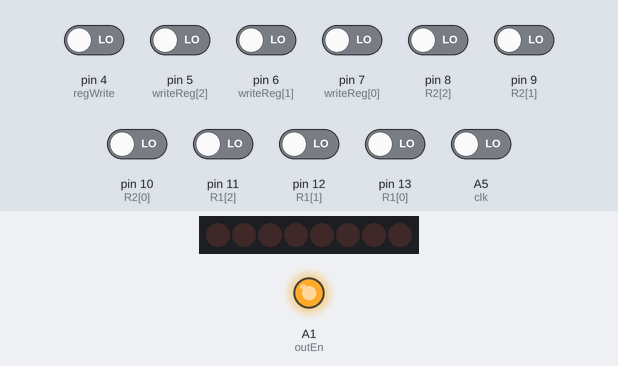
Simulated run of this sketch. Board: Arduino Uno, built with avr-gcc and run on an emulated ATmega328P. Parts: 8 shift-register outputs drawn as a row of LEDs (first output left, lit = HIGH), output pins drawn as LEDs (lit = HIGH). The test bench sets the inputs (shaded band); at power-on: A5 (clk), pin 4 (regWrite), pin 5 (writeReg[2]), pin 6 (writeReg[1]), pin 7 (writeReg[0]), pin 8 (R2[2]), pin 9 (R2[1]), pin 10 (R2[0]), pin 11 (R1[2]), pin 12 (R1[1]), pin 13 (R1[0]) LOW. Pins used as bus, display or sensor lines are not drawn.

Above: at 1.2 s.
1.3 s: A5 (clk) driven HIGH
At 2.1 s:
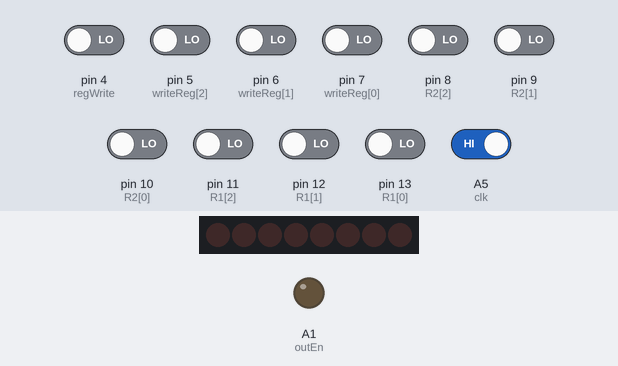
2.8 s: A5 (clk) driven LOW
At 3.3 s:
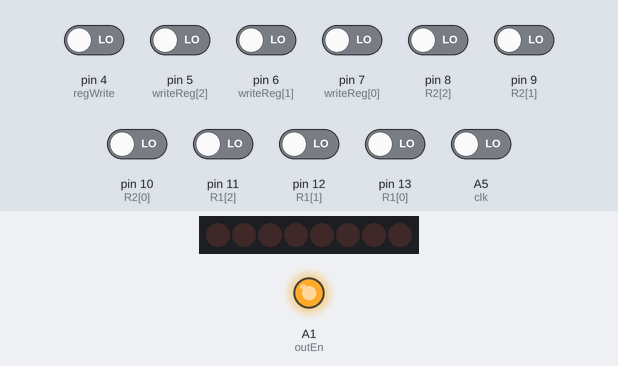
Timing chart, 0 to 5.8 s (numbered marks = the images above; inputs shaded):
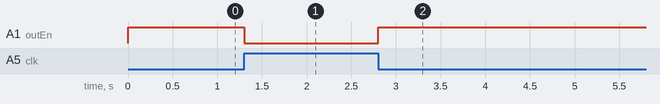

Measured:
- after the input at 1.3 s, A1 (outEn): HIGH → LOW at once
- after the input at 2.8 s, A1 (outEn): LOW → HIGH at once

The sketch:

sketch_aug23a.ino
```cpp
#define serData A0
#define outEn A1
#define latch A2
#define serClk A3

int R1[3] = {13, 12, 11};
int R2[3] = {10, 9, 8};
int writeReg[3] = {7, 6, 5};

#define regWrite 4
#define clk A5

int writeData[4] = {3, 2, 1, 0};

byte Data[8];
bool latchOutput = false;
byte reg;
bool writeFlag = false;

void setup() {
  pinMode(serData, OUTPUT);
  pinMode(outEn, OUTPUT);
  pinMode(latch, OUTPUT);
  pinMode(serClk, OUTPUT);

  for(int i = 0; i < 3; i++){
    pinMode(R1[i], INPUT);
    pinMode(R2[i], INPUT);
    pinMode(writeReg[i], INPUT);
  }

  for(int i = 0; i < 4; i++){
    pinMode(writeData[i], INPUT);
  }

  pinMode(clk, INPUT);
  pinMode(regWrite, INPUT);

  for(int i = 0; i < 8; i++){
    Data[i] = 0;
  }

   latchOutput = false;

   writeFlag = false;
}


byte a, b, c, sendData;

void loop() {

  if(digitalRead(clk)){
    delay(50);

    a = 0; //select R1
    b = 0; //select R2
    c = 0; //select writeReg

    for(int i = 0; i < 3; i++){
      a = a | (digitalRead(R1[i]) << i);
    }
    for(int i = 0; i < 3; i++){
      b = b | (digitalRead(R2[i]) << i);
    }
    for(int i = 0; i < 3; i++){
      c = c | (digitalRead(writeReg[i]) << i);
    }

  }

  Data[0] = 0; // 0 reg to alway make it zero

  //read functionality
  if(digitalRead(clk) && (!latchOutput)){
    sendData = 0;

    Data[a] = 0x0F & Data[a];
    Data[b] = 0x0F & Data[b];
    sendData = sendData | Data[a] | (Data[b] << 4); // make 8 bit data and send it
    reg = Data[c];

    digitalWrite(outEn, HIGH);
    digitalWrite(latch, LOW);
    shiftOut(serData, serClk, LSBFIRST, sendData);
    digitalWrite(latch, HIGH);
    digitalWrite(outEn, LOW);
    latchOutput = true;
  }

  if(!digitalRead(clk)){
    latchOutput = false;
    digitalWrite(outEn, HIGH);
  }


  //write functionality
  if(digitalRead(clk) && digitalRead(regWrite) && (!(writeFlag))){
    writeFlag = true;

    reg = 0;

    for(int i = 0; i < 4; i++){
      reg = reg | (digitalRead(writeData[i]) << i);
    }
  }

  if((!digitalRead(clk)) && writeFlag){
    writeFlag = false;
    Data[c] = reg;
  }

}
```
